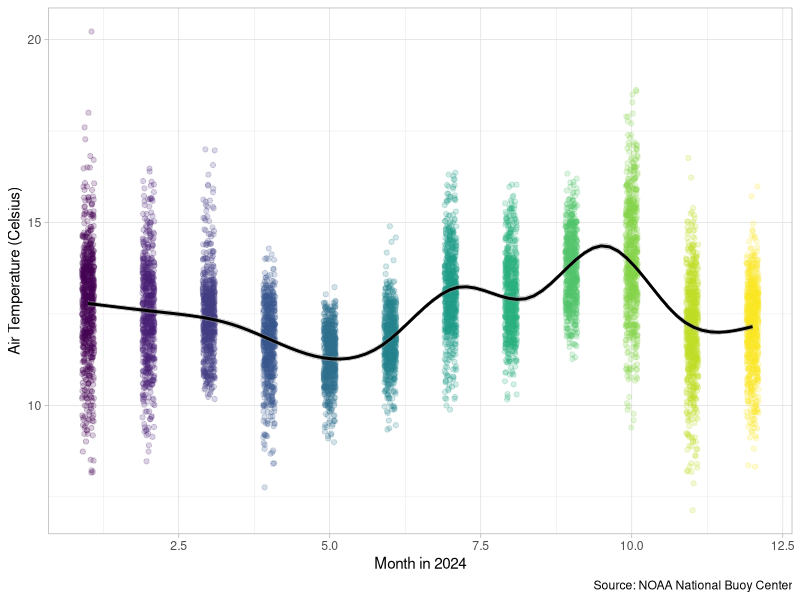

This figure's R source:
## ---- chunk 1
#| label: setup
library(tidyverse)
## ---- chunk 2
#| label: load-buoy-final
buoy_final <- read_csv("data/data-clean/buoy_final.csv")
## ---- chunk 3
#| label: monterey-air-temp-viz
ggplot(data = buoy_final, 
       aes(x = mm,
           y = atmp)) +
  geom_jitter(aes(color = factor(mm)), width = 0.1, alpha = 0.2) +
  geom_smooth(color = "black") +
  scale_color_viridis_d() +
  labs(x = "Month in 2024",
       y = "Air Temperature (Celsius)",
       caption = "Source: NOAA National Buoy Center") +
  theme_light() +
  theme(legend.position = "none")
